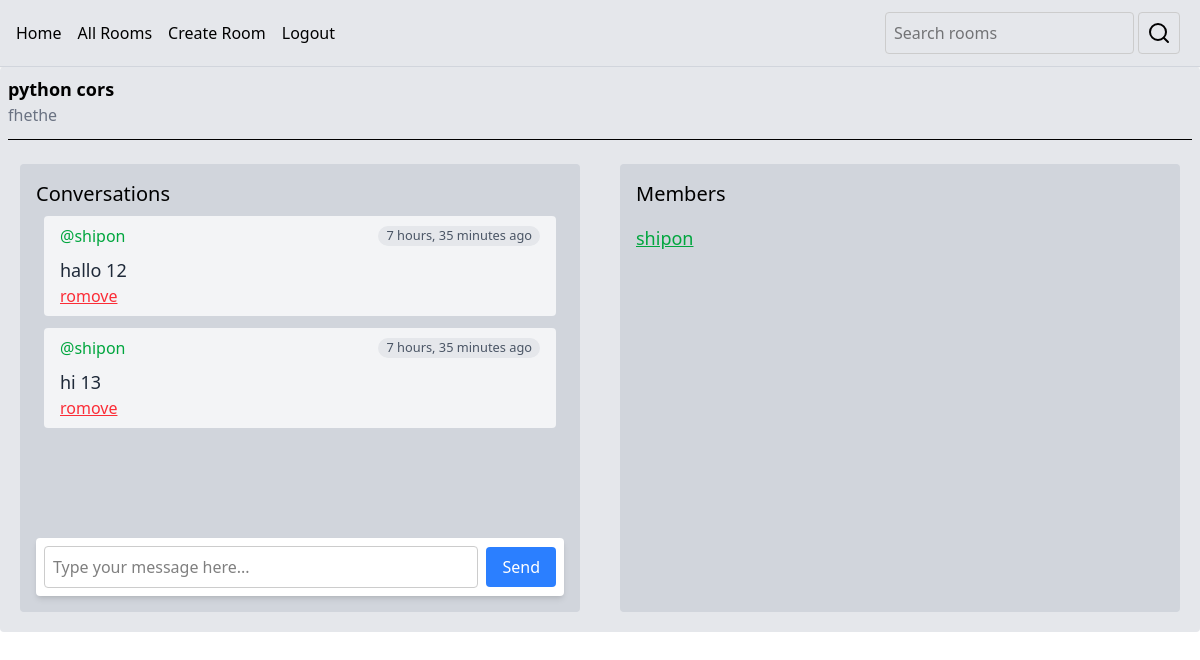
Page /room/10/ (signed in) on the committed database.
### app/models.py (models this page shows, shortened)
class Room(models.Model):
    host = models.ForeignKey(User, on_delete=models.SET_NULL, null=True)
    topic = models.ForeignKey('Topic', on_delete=models.SET_NULL , null=True)
    name = models.CharField( max_length=50)
    description = models.TextField(null=True, blank=True)
    members = models.ManyToManyField(User, blank=True, related_name='members')
    updated = models.DateTimeField(auto_now=True)
    created = models.DateTimeField(auto_now_add=True)
    class Meta:
        ordering = ['-created']

class Msg(models.Model):
    user = models.ForeignKey(User, on_delete=models.CASCADE)
    room = models.ForeignKey('Room', on_delete=models.CASCADE)
    text = models.TextField()
    updated = models.DateTimeField(auto_now=True)
    created = models.DateTimeField(auto_now_add=True)

### app/views.py (the view, shortened to what this page needs)
# urls.py: path('room/<int:room_id>/', views.room, name='room'),
@login_required(login_url='login')
def room(requests, room_id):
    room = Room.objects.get(id=room_id)
    msgs = room.msg_set.all().order_by('created')
    members = room.members.all()
    return render(requests, 'room.html', {"room": room, "msgs": msgs, "members": members})

### app/templates/room.html (shortened to what this page needs)
{% extends "base.html" %}
{% block content %}
<div class=" p-2 bg-gray-200 rounded">
    <a href="/room/{{ room.id }}" class="font-bold text-lg block hover:underline">{{ room.name }}</a>
    <p class="text-gray-500">{{ room.description }}</p>
    <hr class="my-3">
    <div class="flex grid grid-cols-2 gap-4">
        <div class="bg-gray-300 m-3 p-4 rounded flex flex-col h-[28rem] ">
            <h3 class='text-xl'>Conversations</h3>
            <div class="flex-1 overflow-y-auto p-2 space-y-3 " id="messages-container">
                {% for msg in msgs %}
                <div class="py-2 px-4 bg-gray-100 rounded">
                    <div class="flex items-center justify-between">
                        <span class="text-green-600">@{{ msg.user.username }}</span>
                        <small class="bg-gray-200 rounded-full px-2 text-gray-600">{{ msg.created|timesince }} ago</small>
                    </div>
                    <p class="mt-2 text-gray-800 text-lg">{{ msg.text }} <span>{{msg.id}}</span></p>
                    {% if msg.user == request.user %}
                    <a href="{% url 'del_msg' msg.id %}" method="POST" class="text-red-500 underline mt-2" onclick="return confirm('Are you sure you want to delete this message?')">romove</a>
                    {% endif %}
                </div>
                {% endfor %}
            </div>
            <form method="POST" action="" class="bg-white p-2 rounded shadow-md flex items-center">
                <input type="text" name="msg" id="msg" class="flex-1 p-2 border border-gray-300 rounded" placeholder="Type your message here...">
                <button type="submit" class="ml-2 px-4 py-2 bg-blue-500 text-white rounded hover:bg-blue-600">Send</button>
            </form>
        </div>
        <div class="m-3 p-4 bg-gray-300 rounded">
            <h3 class="text-xl">Members</h3>
            <ul class="flex flex-col space-y-2 mt-4 text-lg">
                {% for member in members %}
                <li>
                    <a href="#" class="text-green-600 underline">{{ member.username }}</a>
                </li>
                {% endfor %}
            </ul>
        </div>
    </div>
</div>
{% endblock content %}

### app/templates/base.html (style rules this page uses)
input[type="text"], input[type="password"] { width: 100%; padding: 0.5rem; border: 1px solid #ccc; border-radius: 0.25rem; }

### rows in the picture
Room: name "python cors", description "fhethe"
Msg: user.username "shipon", created "7 hours, 35 minutes", text "hallo", id "12", shows "romove"
Msg: user.username "shipon", created "7 hours, 35 minutes", text "hi", id "13", shows "romove"

### other values in the picture
{{ member.username }} "shipon"
